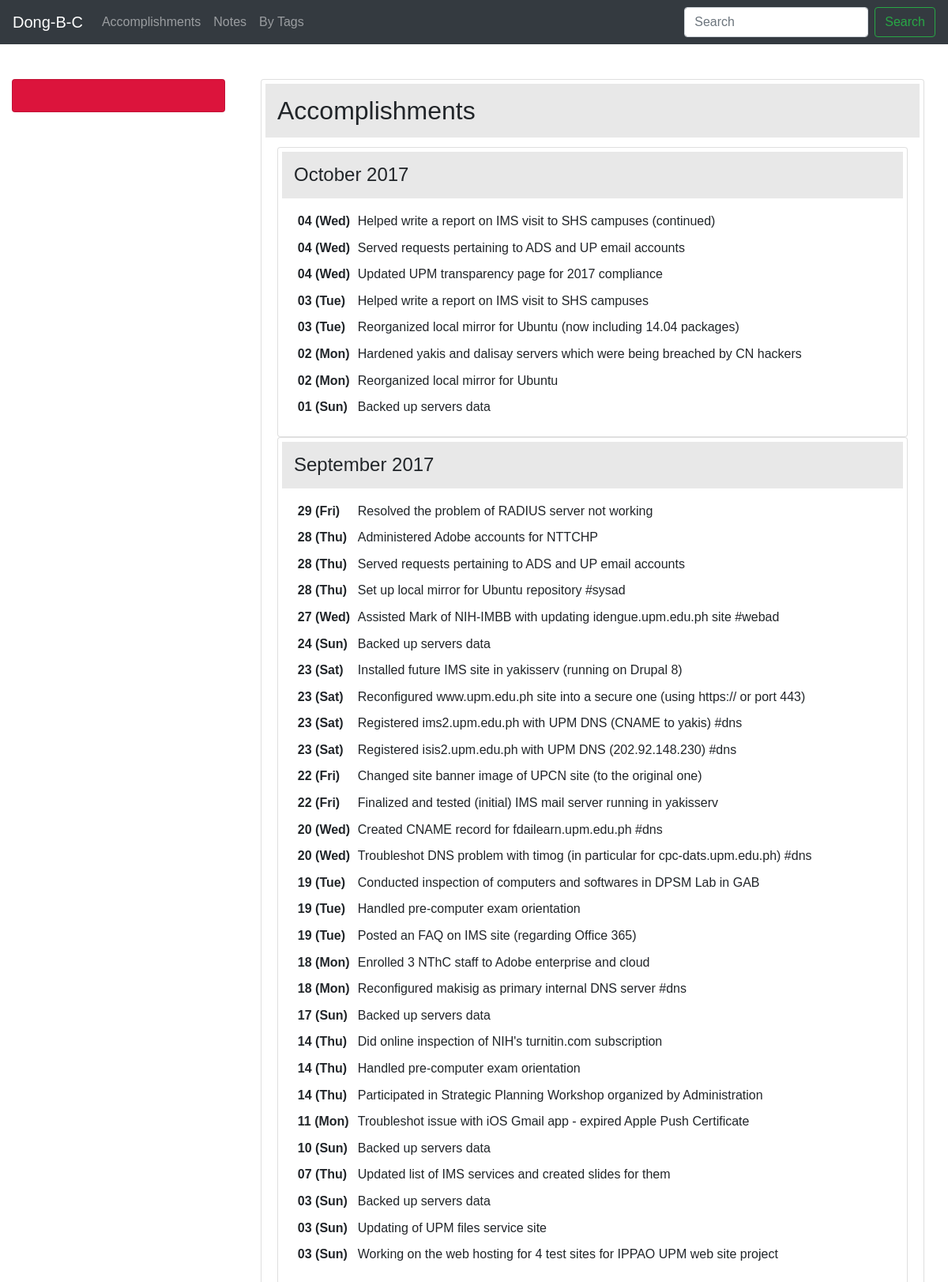
Screenshot of /index.php?cat=feats (upper part) with the database file from the repository.
### tables this page shows
CREATE TABLE accomplishments (id INT PRIMARY KEY, accomplishment VARCHAR(256), date DATE, category INT, notes TEXT);

### ref.php (called while the page is built)
<?php
$months = array(
	'01' => array('Jan','January'),
	'02' => array('Feb','February'),
	'03' => array('Mar','March'),
	'04' => array('Apr','April'),
	'05' => array('May','May'),
	'06' => array('Jun','June'),
	'07' => array('Jul','July'),
	'08' => array('Aug','August'),
	'09' => array('Sep','September'),
	'10' => array('Oct','October'),
	'11' => array('Nov','November'),
	'12' => array('Dec','December')
);
$weekdays = array(
	0 => 'Sunday',
	1 => 'Monday',
	2 => 'Tuesday',
	3 => 'Wednesday',
	4 => 'Thursday',
	5 => 'Friday',
	6 => 'Saturday'
);

### accomplishments.php (the view, shortened to what this page needs)
<?php
include 'db.php';
include 'ref.php';
$yearsandmonths = array();
$sql = "SELECT DISTINCT strftime('%Y',date) AS year FROM accomplishments ORDER BY year DESC";
$result = $db->query($sql);
while ($row = $result->fetchArray(SQLITE3_ASSOC)) {
	$sql2 = "SELECT DISTINCT strftime('%m',date) AS month FROM accomplishments WHERE strftime('%Y',date) = '" . $row['year'] . "' ORDER BY month DESC";
	$result2 = $db->query($sql2);
	$months2 = array();
	while ($row2 = $result2->fetchArray(SQLITE3_ASSOC)) {
		$months2[] = $row2['month'];
	};
	$yearsandmonths[$row['year']] = $months2;
}
echo "<div class='container'>";
echo '<div class="card">
			<div class="card-body">
				<h2 class="card-title">Accomplishments</h2>';
foreach ($yearsandmonths as $year => $months3) {
	foreach ($months3 as $mo) {
		echo showData($mo,$months[$mo][1],$year);
	}
}
echo "</div></div></div>";
function showData($month,$monthdesc,$year) {
	global $db;
	global $weekdays;
	$sql = "SELECT *, strftime('%m',date) as month, strftime('%Y',date) as year, strftime('%w',date) AS day, strftime('%d',date) as dom FROM accomplishments WHERE strftime('%m',date) = '" . $month . "' AND strftime('%Y',date) = '" . $year . "' ORDER BY date DESC, accomplishment";
	$result = $db->query($sql);
	$panelheading = $monthdesc . " " . $year;
	$html =
		'<div class="card">
			<div class="card-body">
				<h4 class="card-title">' . $panelheading . '</h4>
				<table class="table-sm"><tbody>';
	while ($row = $result->fetchArray(SQLITE3_ASSOC)) {
		$html .= '
			<tr>
			<th scope="row" style="white-space:nowrap;vertical-align:top">' . $row['dom'] . ' (' . substr($weekdays[$row['day']],0,3) . ')</th>
			<td>' . $row['accomplishment'] . '</td>
			</tr>
		';
	}
	$html .= '</tbody></table>
			</div></div>';
	return $html;
}
?>

### index.php (shortened to what this page needs)
<!DOCTYPE html>
<html lang="en">
	<head>
		<link rel="stylesheet" href="https://maxcdn.bootstrapcdn.com/bootstrap/4.0.0-beta/css/bootstrap.min.css">
		<link rel="stylesheet" type="text/css" href="style.css">
	</head>
	<body style="font-family:Arial">
		<nav class="navbar navbar-expand-md navbar-dark fixed-top bg-dark" id="nav-dbc">
			<a class="navbar-brand" href="index.php">Dong-B-C</a>
			<div class="collapse navbar-collapse" id="navbarcollapse">
				<ul class="navbar-nav mr-auto">
					<li class="nav-item">
						<a href="index.php?cat=feats" class="nav-link">Accomplishments</a>
					</li>
					<li class="nav-item">
						<a href="index.php?cat=notes" class="nav-link">Notes</a>
					</li>
					<li class="nav-item">
						<a href="index.php?cat=tags" class="nav-link">By Tags</a>
					</li>
				</ul>
				<form class="form-inline my-2 my-lg-0">
					<input class="form-control mr-sm-2" type="text" placeholder="Search" aria-label="Search">
					<button class="btn btn-outline-success my-2 my-sm-0" type="submit">Search</button>
				</form>
			</div>
		</nav>
		<div class='container-fluid' style="margin-top:100px">
			<div class='row'>
			<div class='col-md-3'>
				<div class="card card-inverse" id="quote" style="background-color:crimson;color:#d8d8d8;font-family:serif;font-style:italic;font-size:110%">
					<div class='card-body'>
					</div>
				</div>
			</div>
			<div class="col-md-9">
		<?php
		if (isset($_GET['cat'])) {
			switch ($_GET['cat']) {
				case 'feats':
					include 'accomplishments.php';
					break;
			}
		}
		?>
			</div>
			</div>
		</div>
	</body>
</html>

### style.css (style rules this page uses)
.card-title { background-color:#e8e8e8; margin-left:-15px; margin-right:-15px; margin-top:-15px; padding:15px; }

### rows the page displays
accomplishments: dom "04", day "Wed", accomplishment "Helped write a report on IMS visit to SHS campuses (continued)"
accomplishments: dom "04", day "Wed", accomplishment "Served requests pertaining to ADS and UP email accounts"
accomplishments: dom "04", day "Wed", accomplishment "Updated UPM transparency page for 2017 compliance"
accomplishments: dom "03", day "Tue", accomplishment "Helped write a report on IMS visit to SHS campuses"
accomplishments: dom "03", day "Tue", accomplishment "Reorganized local mirror for Ubuntu (now including 14.04 packages)"
accomplishments: dom "02", day "Mon", accomplishment "Hardened yakis and dalisay servers which were being breached by CN hackers"
accomplishments: dom "02", day "Mon", accomplishment "Reorganized local mirror for Ubuntu"
accomplishments: dom "01", day "Sun", accomplishment "Backed up servers data"
accomplishments: dom "29", day "Fri", accomplishment "Resolved the problem of RADIUS server not working"
accomplishments: dom "28", day "Thu", accomplishment "Administered Adobe accounts for NTTCHP"
accomplishments: dom "28", day "Thu", accomplishment "Served requests pertaining to ADS and UP email accounts"
accomplishments: dom "28", day "Thu", accomplishment "Set up local mirror for Ubuntu repository #sysad"
accomplishments: dom "27", day "Wed", accomplishment "Assisted Mark of NIH-IMBB with updating idengue.upm.edu.ph site #webad"
accomplishments: dom "24", day "Sun", accomplishment "Backed up servers data"
accomplishments: dom "23", day "Sat", accomplishment "Installed future IMS site in yakisserv (running on Drupal 8)"
accomplishments: dom "23", day "Sat", accomplishment "Reconfigured www.upm.edu.ph site into a secure one (using https:// or port 443)"
accomplishments: dom "23", day "Sat", accomplishment "Registered ims2.upm.edu.ph with UPM DNS (CNAME to yakis) #dns"
accomplishments: dom "23", day "Sat", accomplishment "Registered isis2.upm.edu.ph with UPM DNS (202.92.148.230) #dns"
accomplishments: dom "22", day "Fri", accomplishment "Changed site banner image of UPCN site (to the original one)"
accomplishments: dom "22", day "Fri", accomplishment "Finalized and tested (initial) IMS mail server running in yakisserv"
accomplishments: dom "20", day "Wed", accomplishment "Created CNAME record for fdailearn.upm.edu.ph #dns"
accomplishments: dom "20", day "Wed", accomplishment "Troubleshot DNS problem with timog (in particular for cpc-dats.upm.edu.ph) #dns"
accomplishments: dom "19", day "Tue", accomplishment "Conducted inspection of computers and softwares in DPSM Lab in GAB"
accomplishments: dom "19", day "Tue", accomplishment "Handled pre-computer exam orientation"
accomplishments: dom "19", day "Tue", accomplishment "Posted an FAQ on IMS site (regarding Office 365)"
accomplishments: dom "18", day "Mon", accomplishment "Enrolled 3 NThC staff to Adobe enterprise and cloud"
accomplishments: dom "18", day "Mon", accomplishment "Reconfigured makisig as primary internal DNS server #dns"
accomplishments: dom "17", day "Sun", accomplishment "Backed up servers data"
accomplishments: dom "14", day "Thu", accomplishment "Did online inspection of NIH's turnitin.com subscription"
accomplishments: dom "14", day "Thu", accomplishment "Handled pre-computer exam orientation"
accomplishments: dom "14", day "Thu", accomplishment "Participated in Strategic Planning Workshop organized by Administration"
accomplishments: dom "11", day "Mon", accomplishment "Troubleshot issue with iOS Gmail app - expired Apple Push Certificate"
accomplishments: dom "10", day "Sun", accomplishment "Backed up servers data"
accomplishments: dom "07", day "Thu", accomplishment "Updated list of IMS services and created slides for them"
accomplishments: dom "03", day "Sun", accomplishment "Backed up servers data"
accomplishments: dom "03", day "Sun", accomplishment "Updating of UPM files service site"
accomplishments: dom "03", day "Sun", accomplishment "Working on the web hosting for 4 test sites for IPPAO UPM web site project"

### other values shown
$panelheading "October 2017"
$panelheading "September 2017"
